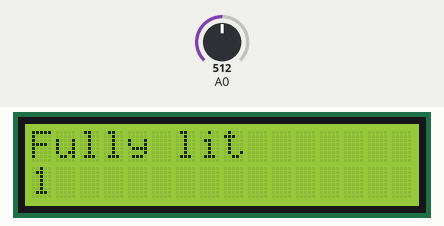
This sketch was run on a simulated Arduino Uno, built with avr-gcc and run on an emulated ATmega328P. Shown: 16×2 character LCD. The inputs (shaded band) are chosen by the test bench; at power-on: A0 = 512.

Above: at 1.6 s.
1.7 s: A0 set to 490
At 2.6 s:
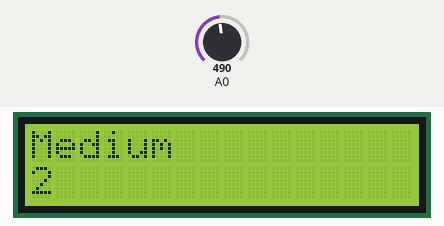
5.8 s: A0 set to 190
At 6.8 s:
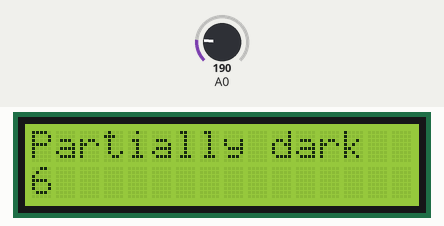
9.9 s: A0 set to 40
At 10.8 s:
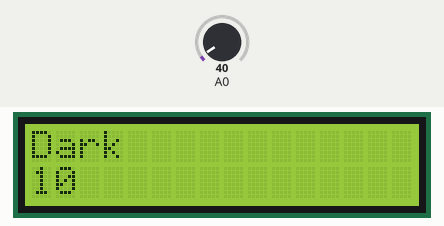
14.0 s: A0 set to 810
At 14.8 s:
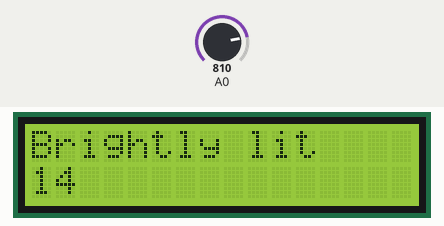
Timing chart, 0 to 17.0 s (numbered marks = the images above; inputs shaded):
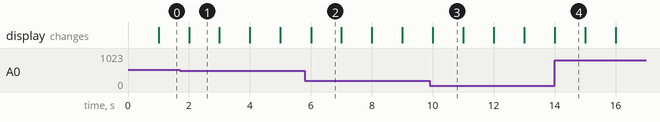

Measured:
- after the input at 1.7 s, the display: changes after 0.31 s (image 1)
- after the input at 5.8 s, the display: changes after 0.21 s (image 2)
- after the input at 9.9 s, the display: changes after 0.11 s (image 3)
- after the input at 14.0 s, the display: changes at once (image 4)
- what the display in image 1 shows lasts 1.0 s, from 2.0 s to 3.0 s

The sketch:

mRahi2Lab4.ino
```cpp
//Minahil Rahimullah, 660853122, mRahi2
//Lab 04 - Analog Inout
//Description: Lab will detect and project on the display the amount of light shined on the photo-resistor, with atimer present that resets after every change in the display
//Assumptions: Expected all wires and parts to work, expected the Lcd to work as needed and expected the wiring to not break during testing.
//Refrences: Lab Slides/links + help from Ta's.
//TA name: Anshauman Misra 3 pm

#include <LiquidCrystal.h>

// Initialize the library with the pins used
LiquidCrystal lcd(12, 11, 5, 4, 3, 2);

String newLight = "";
String oldLight = "";
unsigned long lightChangeMillis = 0; // Stores the new millis() when the light value changes on lcd
unsigned long previousMillis = 0;  // will store last time LED was updated
const long interval = 1000;  // interval at which to blink (milliseconds)

void setup() {
  // Set up the LCD's number of columns and rows:
  lcd.begin(16, 2);
}

void loop() {
  unsigned long currentMillis = millis();

  if (currentMillis - previousMillis >= interval) {
    previousMillis = currentMillis;
    // reads the input on pin A0
    int lightValue = analogRead(A0);

    // Use the value from the photoresistors to determine the word on lcd
    if (lightValue < 50) {
      newLight = "Dark";
    } else if (lightValue < 200) {
      newLight = "Partially dark";
    } else if (lightValue < 500) {
      newLight = "Medium";
    } else if (lightValue < 800) {
      newLight = "Fully lit";
    } else {
      newLight = "Brightly lit";
    }

    // Update the light level description only if it has changed
    if (newLight != oldLight) {
      lcd.clear(); // Clear the LCD screen so the old phrase is not there
      lcd.setCursor(0, 0); //set where the phrase will appear
      lcd.print(newLight);
      oldLight = newLight; // Update to the new value
    }

    // Calculate the time since the light description was last updated
    unsigned long elapsed = (millis() - lightChangeMillis) / 1000;

    // Display the time
    lcd.setCursor(0, 1);
    lcd.print(elapsed);
    lcd.print("            "); // Clear any remaining characters from previous number
  }
}
```
